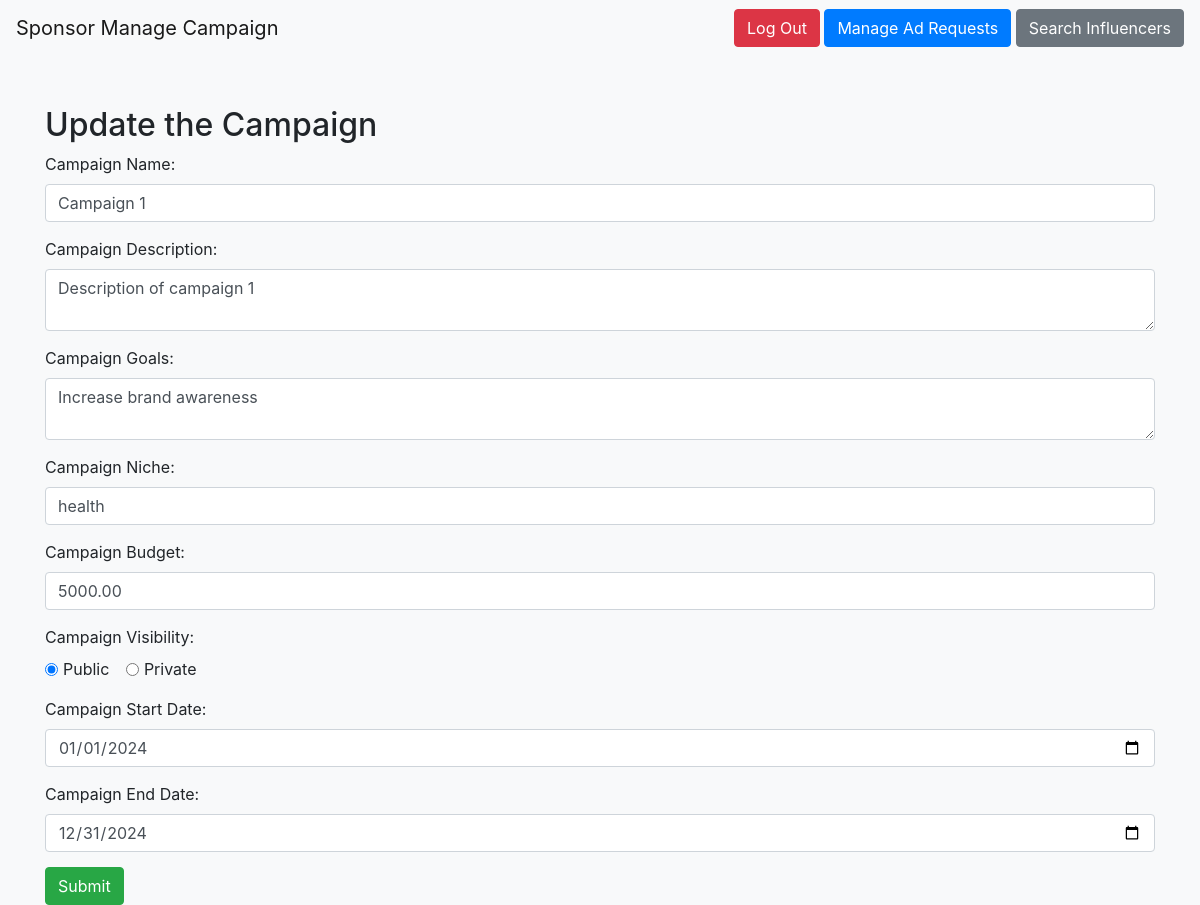
Screenshot of /sponsor/managecampaign/editcampaign/1 (signed in) with the database file from the repository.
### models.py (models this page shows, shortened)
class Campaign(db.Model):
    __tablename__ = "campaigns"
    campaign_id = db.Column(db.Integer, primary_key=True, autoincrement=True)
    sponsor_id = db.Column(
        db.Integer, db.ForeignKey("sponsors.sponsor_id"), nullable=False
    )
    name = db.Column(db.String(255), nullable=False)
    description = db.Column(db.Text, nullable=False)
    start_date = db.Column(db.Date)
    end_date = db.Column(db.Date)
    budget = db.Column(db.Numeric(10, 2), nullable=False)
    visibility = db.Column(db.Enum("public", "private"), default="public")
    goals = db.Column(db.Text, nullable=False)
    niche = db.Column(db.String(255), nullable=False)
    ad_requests = db.relationship("AdRequest", backref="campaign", lazy=True)
    campaign_flags = db.relationship("CampaignFlag", backref="campaign", lazy=True)

### sponsor.py (the view, shortened to what this page needs)
@sponsor.route(
    "/managecampaign/editcampaign/<int:campaign_id>", methods=["GET", "POST"]
)
def edit_campaign(campaign_id):
    if "user_name" in session and session["role"] == "sponsor":
        campaign = Campaign.query.get(campaign_id)
        if not campaign:
            flash("Campaign not found.", "error")
            return redirect(url_for("sponsor.sponsor_managecampaign"))
        return render_template("sponsor_editcampaign.html", campaign=campaign)
    flash("Please Login !", "faliled")
    return redirect(url_for("sponsor.sponsor_login"))

### app.py (called while the page is built)
@app.before_request
def create_tables():
    init_db(app)

### models.py (called while the page is built, shortened)
def init_db(app):
    with app.app_context():
        db.create_all()

### templates/sponsor_editcampaign.html (shortened to what this page needs)
<!DOCTYPE html>
<html lang="en">
<head>
    <link rel="stylesheet" href="https://stackpath.bootstrapcdn.com/bootstrap/4.3.1/css/bootstrap.min.css">
</head>
<body>
    <nav class="navbar navbar-expand-lg navbar-light bg-light navbar-custom">
        <a class="navbar-brand" href="/sponsor/managecampaign">Sponsor Manage Campaign</a>
        <div class="ml-auto">
            <button class="btn btn-danger" onclick="location.href='/logout'">Log Out</button>
            <button class="btn btn-primary"
                onclick="location.href='{{ url_for('sponsor.sponsor_manageadrequest') }}'">Manage Ad Requests</button>
            <button class="btn btn-secondary" onclick="location.href='{{url_for('sponsor.search_influencer')}}'">Search Influencers</button>
        </div>
    </nav>
    <div class="container">
        <h2>Update the Campaign</h2>
        <form action="/sponsor/managecampaign/editcampaign/{{ campaign['campaign_id'] }}" method='POST'>
            <div class="form-group">
                <label for="campaignname">Campaign Name:</label>
                <input type="text" class="form-control" id="campaignname" name="campaignname"
                    value="{{ campaign.name }}" required>
            </div>
            <div class="form-group">
                <label for="campaigndescription">Campaign Description:</label>
                <textarea class="form-control" id="campaigndescription" name="campaigndescription"
                    required>{{ campaign.description }}</textarea>
            </div>
            <div class="form-group">
                <label for="campaigngoals">Campaign Goals:</label>
                <textarea class="form-control" id="campaigngoals" name="campaigngoals"
                    required>{{ campaign.goals }}</textarea>
            </div>
            <div class="form-group">
                <label for="campaignniche">Campaign Niche:</label>
                <input type="text" class="form-control" id="campaignniche" name="campaignniche"
                    value="{{ campaign.niche }}" required>
            </div>
            <div class="form-group">
                <label for="campaignbudget">Campaign Budget:</label>
                <input type="number" step="1" min="0" class="form-control" id="campaignbudget" name="campaignbudget"
                    value="{{ campaign.budget }}" required>
            </div>
            <div class="form-group">
                <label for="campaignvisibility">Campaign Visibility:</label><br>
                <div class="form-check form-check-inline">
                    <input class="form-check-input" type="radio" id="public" name="campaignvisibility" value="public"
                        {{ 'checked' if campaign.visibility=='public' else '' }}>
                    <label class="form-check-label" for="public">Public</label>
                </div>
                <div class="form-check form-check-inline">
                    <input class="form-check-input" type="radio" id="private" name="campaignvisibility" value="private"
                        {{ 'checked' if campaign.visibility=='private' else '' }}>
                    <label class="form-check-label" for="private">Private</label>
                </div>
            </div>
            <div class="form-group">
                <label for="campaignstartdate">Campaign Start Date:</label>
                <input type="date" class="form-control" id="campaignstartdate" name="campaignstartdate"
                    value="{{ campaign.start_date }}" required>
            </div>
            <div class="form-group">
                <label for="campaignenddate">Campaign End Date:</label>
                <input type="date" class="form-control" id="campaignenddate" name="campaignenddate"
                    value="{{ campaign.end_date }}" required>
            </div>
            <button type="submit" class="btn btn-success">Submit</button>
        </form>
    </div>
</body>
</html>

### templates/sponsor_editcampaign.html (style rules this page uses)
body { background-color: #f8f9fa; }
.container { margin-top: 50px; }
.navbar-custom { margin-bottom: 20px; }
.form-group { margin-bottom: 15px; }

### rows the page displays
Campaign: campaignname "Campaign 1", campaigndescription "Description of campaign 1", campaigngoals "Increase brand awareness", campaignniche "health", campaignbudget "5000.00", campaignstartdate "01/01/2024", campaignenddate "12/31/2024"
